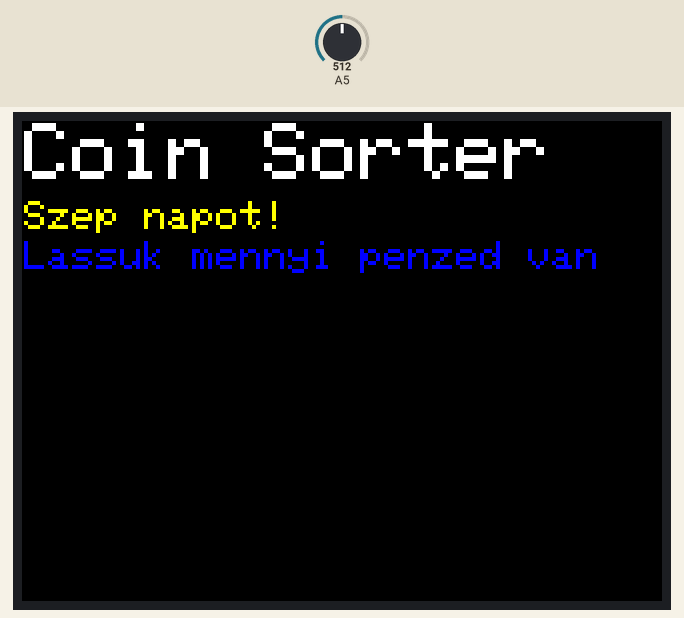
A sketch run on a simulated Arduino Leonardo, built with avr-gcc and run on an emulated ATmega32U4. Shown: 320×240 colour display. The inputs (shaded band) are chosen by the test bench; at power-on: A5 = 512. EEPROM starts erased; what the sketch prints to the serial monitor is not drawn.

Above: at 1.4 s.
1.5 s: A5 set to 105
3.4 s: A5 set to 93
At 5.2 s:
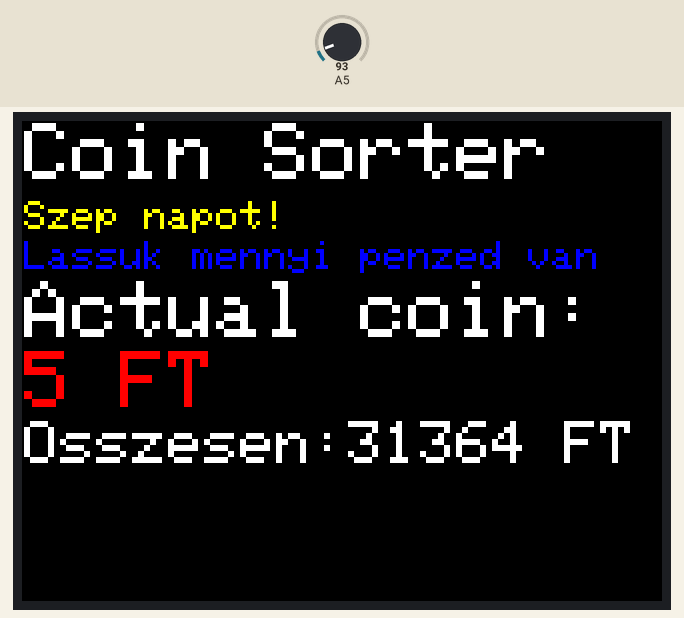
7.4 s: A5 set to 50
At 10.6 s:
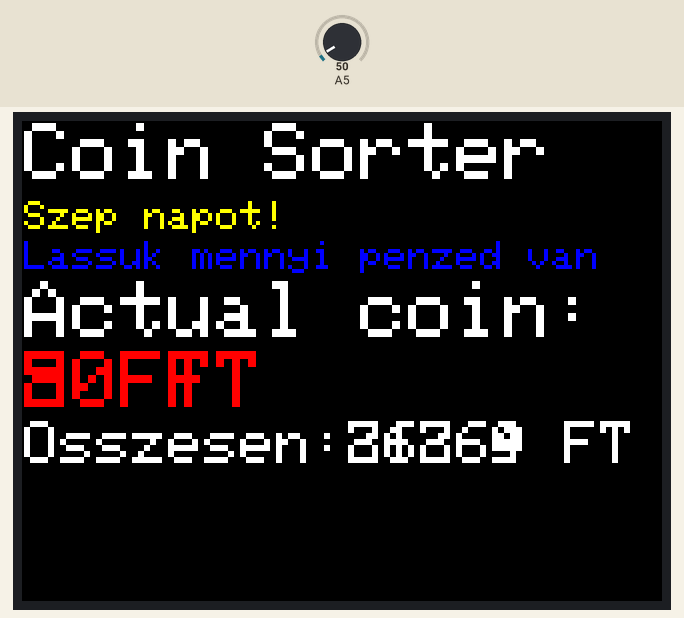
Timing chart, 0 to 12.1 s (numbered marks = the images above; inputs shaded):
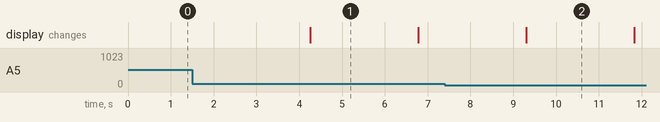

The sketch:

LEONARDOproba.ino
```cpp
#include <Adafruit_GFX.h>    // Core graphics library
#include <Adafruit_TFTLCD.h> // Hardware-specific library

#include <EEPROM.h>

#define LCD_CS A3 // Chip Select goes to Analog 3
#define LCD_CD A2 // Command/Data goes to Analog 2
#define LCD_WR A1 // LCD Write goes to Analog 1
#define LCD_RD A0 // LCD Read goes to Analog 0

#define LCD_RESET A4 // Can alternately just connect to Arduino's reset pin

#define  BLACK   0x0000
#define BLUE    0x001F
#define RED     0xF800
#define GREEN   0x07E0
#define CYAN    0x07FF
#define MAGENTA 0xF81F
#define YELLOW  0xFFE0
#define WHITE   0xFFFF

Adafruit_TFTLCD tft(LCD_CS, LCD_CD, LCD_WR, LCD_RD, LCD_RESET);

//változók:

//bool van_erme = false;
//bool van_erme_kivetel = false;
int value;
//int coinsnumber[6]; //a felhasználó által megadott értékek eltárolására (csak ki kérni való érmékhez)
int ermekertekkel[7];


void setup() {
  Serial.begin(9600);
  Serial.println(F("TFT LCD test"));
  Serial1.begin(9600);

#ifdef USE_ADAFRUIT_SHIELD_PINOUT
  Serial.println(F("Using Adafruit 2.8\" TFT Arduino Shield Pinout"));
#else
  Serial.println(F("Using Adafruit 2.8\" TFT Breakout Board Pinout"));
#endif

  Serial.print("TFT size is "); Serial.print(tft.width()); Serial.print("x"); Serial.println(tft.height());

  tft.reset();

  uint16_t identifier = tft.readID();
  if (identifier = 101) {
    identifier = 0x9341;
  }

  if (identifier == 0x9325) {
    Serial.println(F("Found ILI9325 LCD driver"));
  } else if (identifier == 0x9328) {
    Serial.println(F("Found ILI9328 LCD driver"));
  } else if (identifier == 0x7575) {
    Serial.println(F("Found HX8347G LCD driver"));
  } else if (identifier == 0x9341) {
    Serial.println(F("Found ILI9341 LCD driver"));
  } else if (identifier == 0x8357) {
    Serial.println(F("Found HX8357D LCD driver"));
  } else {
    Serial.print(F("Unknown LCD driver chip: "));
    Serial.println(identifier, HEX);
    Serial.println(F("If using the Adafruit 2.8\" TFT Arduino shield, the line:"));
    Serial.println(F("  #define USE_ADAFRUIT_SHIELD_PINOUT"));
    Serial.println(F("should appear in the library header (Adafruit_TFT.h)."));
    Serial.println(F("If using the breakout board, it should NOT be #defined!"));
    Serial.println(F("Also if using the breakout, double-check that all wiring"));
    Serial.println(F("matches the tutorial."));
    return;
  }

  tft.begin(identifier);
  tft.setRotation(1);
  tft.fillScreen(BLACK);
  welcome();
}


void loop() {
  tft.setRotation(1);

Serial.println(); Serial.println(analogRead(A5));

  int solar = analogRead(A5);
  Serial.println(solar);
  coinsput(solar);
 delay (2000);

}

bool coinsput(int solar)
{
  bool van_erme = false;
  if ( solar < 100 ) {
   van_erme = true;
  }
  bool r = false;
  if (van_erme) {
    r = true;
  }
  while (van_erme) {
    //erme vizsgálat hogy milyen érme van

    //cimek:0-5-ig 5-200-ig növekvősorrendbe
    //6 -> össz érme


    String erme_neve = ""; //ide a megvizsgált érme neve kell (5-200)

    if ( solar < 20 ) {
      erme_neve = 200;
    }
    else {
      if ( solar < 30 ) {
        erme_neve = 100;
      }
      else {
        if ( solar < 40 ) {
          erme_neve = 50;
        }
        else {
          if ( solar < 60 ) {
            erme_neve = 20;
          }
          else {
            if ( solar < 80 ) {
              erme_neve = 10;
            }
            else {
              if ( solar < 100 ) {
                erme_neve = 5;
              }
            }
          }
        }
      }
    }

    coinsadd(erme_neve.toInt());

  coin_state(erme_neve);

    van_erme = false;
    delay(500);
  }

  return r;
}

unsigned long coin_state(String erme_neve) {
  unsigned long start = micros();
  tft.setCursor(1, 1);
  tft.setTextColor(WHITE);  tft.setTextSize(4);
  tft.println("Coin Sorter");
  tft.setCursor(1, 40);
  tft.setTextColor(YELLOW); tft.setTextSize(2);
  tft.println("Szep napot!");
  tft.setCursor(1, 60);
  tft.setTextColor(BLUE); tft.setTextSize(2);
  tft.println("Lassuk mennyi penzed van");   Serial.println(F("Lassuk mennyi penzed van :)"));
  tft.setCursor(1, 80);
  tft.setTextColor(WHITE);  tft.setTextSize(4);
  tft.println("Actual coin:");
  tft.setCursor(1, 115);
  tft.setTextColor(RED); tft.setTextSize(4);
  tft.print(erme_neve); tft.println(" FT");
  tft.setCursor(1, 150);
  tft.setTextColor(WHITE); tft.setTextSize(3);
  sumcoins();
  tft.print("Osszesen:"); tft.print(ermekertekkel[6]); tft.print(" FT");


    return micros() - start;
}


unsigned long welcome() {
  //tft.fillScreen(BLACK);
  unsigned long start = micros();
  tft.setCursor(1, 1);
  tft.setTextColor(WHITE);  tft.setTextSize(4);
  tft.println("Coin Sorter");
  tft.setCursor(1, 40);
  tft.setTextColor(YELLOW); tft.setTextSize(2);
  tft.println("Szep napot!");
  tft.setCursor(1, 60);
  tft.setTextColor(BLUE); tft.setTextSize(2);
  tft.println("Lassuk mennyi penzed van");   Serial.println(F("Lassuk mennyi penzed van :)"));

  return micros() - start;
}


void sumcoins()
{
  int sum = 0;

  ermekertekkel[0] = EEPROM.read(0) * 5;
  ermekertekkel[1] = EEPROM.read(1) * 10;
  ermekertekkel[2] = EEPROM.read(2) * 20;
  ermekertekkel[3] = EEPROM.read(3) * 50;
  ermekertekkel[4] = EEPROM.read(4) * 100;
  ermekertekkel[5] = EEPROM.read(5) * 200;

  for (int i = 0; i < 6; i++)
  {
    sum += ermekertekkel[i];

    value = ermekertekkel[i];

    Serial.print(i);
    Serial.print("\t");
    Serial.print(value, DEC);
    Serial.println();
   //coinsclear(i, 0);

  }
  ermekertekkel[6] = sum;
  value = ermekertekkel[6];

  Serial.print("Osszesen");
  Serial.print("\t");
  //Serial.print(value, DEC);
  Serial.println();
}


/*
void keepdata(String number, int szorzo[])
{
  if (number == "5") {
    if (szorzo[1] > -1 ) {
      coinsnumber[0] = szorzo[0] * 10 + szorzo[1];
    } else {
      coinsnumber[0] = szorzo[0];
    }
  }
  if (number == "10") {
    if (szorzo[1] > -1 ) {
      coinsnumber[0] = szorzo[0] * 10 + szorzo[1];
    } else {
      coinsnumber[0] = szorzo[0];
    }
  }
  if (number == "20") {
    if (szorzo[1] > -1 ) {
      coinsnumber[0] = szorzo[0] * 10 + szorzo[1];
    } else {
      coinsnumber[0] = szorzo[0];
    }
  }
  if (number == "50") {
    if (szorzo[1] > -1 ) {
      coinsnumber[0] = szorzo[0] * 10 + szorzo[1];
    } else {
      coinsnumber[0] = szorzo[0];
    }
  }
  if (number == "100") {
    if (szorzo[1] > -1 ) {
      coinsnumber[0] = szorzo[0] * 10 + szorzo[1];
    } else {
      coinsnumber[0] = szorzo[0];
    }
  }
  if (number == "200") {
    if (szorzo[1] > -1 ) {
      coinsnumber[0] = szorzo[0] * 10 + szorzo[1];
    } else {
      coinsnumber[0] = szorzo[0];
    }
  }
}
*/
void coinsadd(int erme_neve)
{
  switch (erme_neve) {

    case 5: coinsmodify(0, EEPROM.read(0) + 1);
      coinsmodify(6, EEPROM.read(6) + 5);
      break;

    case 10: coinsmodify(1, EEPROM.read(1) + 1);
      coinsmodify(6, EEPROM.read(6) + 10);
      break;

    case 20: coinsmodify(2, EEPROM.read(2) + 1);
      coinsmodify(6, EEPROM.read(6) + 20);
      break;

    case 50: coinsmodify(3, EEPROM.read(3) + 1);
      coinsmodify(6, EEPROM.read(6) + 50);
      break;

    case 100: coinsmodify(4, EEPROM.read(4) + 1);
      coinsmodify(6, EEPROM.read(6) + 100);
      break;

    case 200: coinsmodify(5, EEPROM.read(5) + 1);
      coinsmodify(6, EEPROM.read(6) + 200);
      break;
  }
}

/*
void coinsremove(int coinfive, int  cointen, int cointwenty, int coinfifty, int coinhousand, int cointwohousand )
{
Serial.print(EEPROM.read(0), DEC); Serial.print("-");
  coinsmodify(0, EEPROM.read(0) - coinfive); Serial.print(EEPROM.read(0), DEC); Serial.print("-"); //konvertálisi hiba?
  coinsmodify(6, EEPROM.read(6) - 5 * coinfive);

  coinsmodify(1, EEPROM.read(1) - cointen);
  coinsmodify(6, EEPROM.read(6) - 10 * cointen);

  coinsmodify(2, EEPROM.read(2) - cointwenty);
  coinsmodify(6, EEPROM.read(6) - 20 * cointwenty);

  coinsmodify(3, EEPROM.read(3) - coinfifty);
  coinsmodify(6, EEPROM.read(6) - 50 * coinfifty);

  coinsmodify(4, EEPROM.read(4) - coinhousand);
  coinsmodify(6, EEPROM.read(6) - 100 * coinhousand);

  coinsmodify(5, EEPROM.read(5) - cointwohousand);
  coinsmodify(6, EEPROM.read(6) - 200 * cointwohousand);

  van_erme_kivetel = false;
  Serial.print(EEPROM.read(0), DEC); Serial.print("-");
}
*/
bool coinsmodify(byte id, byte value) {
  Serial.print(id); Serial.print("_"); Serial.print(value); Serial.print("/");
  EEPROM.update(id, value);
}
void coinsclear(byte id, byte value) {
  EEPROM.write(id, value);

}

byte coinsread() {
  byte ermek[6];
  ermek[0] = EEPROM.read(0);
  ermek[1] = EEPROM.read(1);
  ermek[2] = EEPROM.read(2);
  ermek[3] = EEPROM.read(3);
  ermek[4] = EEPROM.read(4);
  ermek[5] = EEPROM.read(5);
  return *ermek;
}
```

Measured:
- the behaviour switches between 100 and 99 on A5 (found by bisection; images 0 and 1)
- after the input at 1.5 s, every drawn part: stays the same
- after the input at 3.4 s, the display: changes after 0.86 s (image 1)
- what the display in image 1 shows lasts 2.5 s, from 4.3 s to 6.8 s
